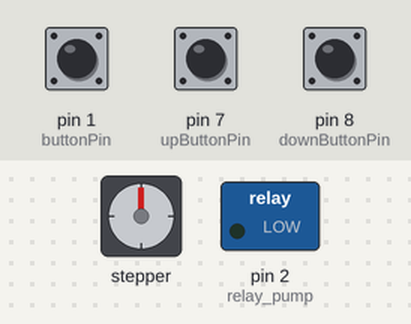
Bench run of a sketch on a simulated Arduino Uno, built with avr-gcc and run on an emulated ATmega328P. Parts: stepper motor, switched loads named in the sketch (green lamp = pin HIGH). Wiring (inferred from the names in the program): stepper motor driver (200 steps per turn assumed): step pin 4; direction pin 3. The inputs (shaded band) are chosen by the test bench; at power-on: pin 7 (upButtonPin) HIGH, pin 8 (downButtonPin) HIGH, pin 1 (buttonPin) HIGH. Pins used as bus, display or sensor lines are not drawn.

Above: at 1.2 s.
1.3 s: pin 7 (upButtonPin) pulled LOW for 1 s
At 2.9 s:
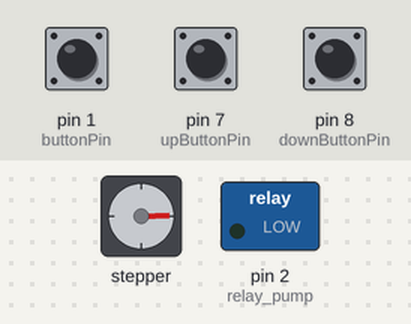
3.8 s: pin 8 (downButtonPin) pulled LOW for 3.2 s
At 7.6 s:
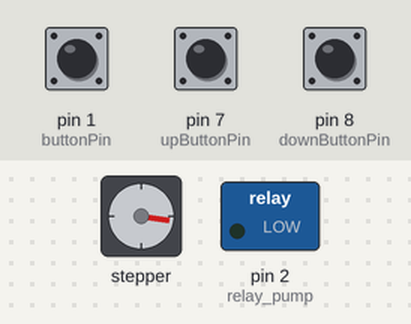
8.5 s: pin 1 (buttonPin) pulled LOW for 0.15 s
At 8.57 s:
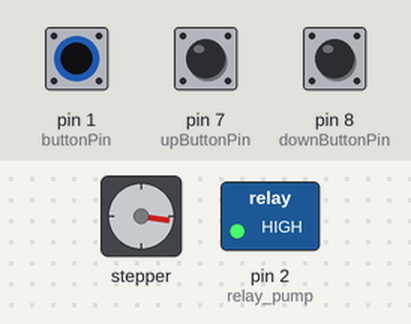
10.1 s: pin 7 (upButtonPin) pulled LOW for 0.15 s
At 10.7 s:
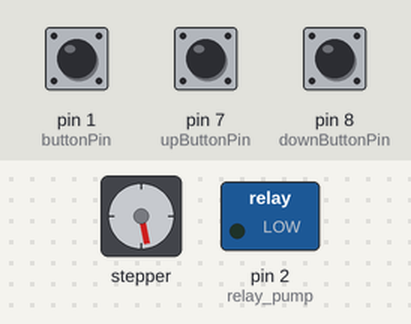
11.8 s: pin 1 (buttonPin) pulled LOW for 1 s
At 12.6 s:
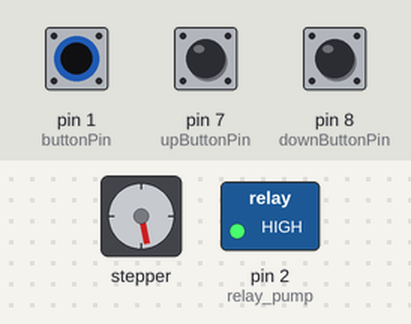
14.3 s: pin 8 (downButtonPin) pulled LOW for 1 s
At 14.8 s:
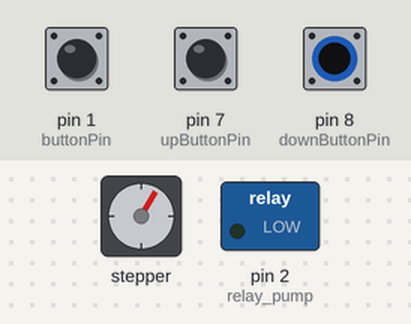
Timing chart, 0 to 17.3 s (numbered marks = the images above; inputs shaded):
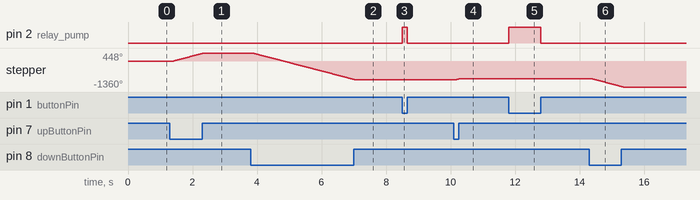

The sketch:

4-Karan_Malakai_Mikhail-Project2-Code_Testing-Code__FINAL-2_.ino
```cpp
// Define pin connections for the water pump
const int buttonPin = 1; // Button connected to pin 1
const int relay_pump = 2; // Relay connected to pin 2
int buttonState;

// Define pin connections for the stepper motor
const int dirPin = 3; // Direction pin
const int stepPin = 4; // Step pin
const int upButtonPin = 7; // Button to control lifting the motor
const int downButtonPin = 8; // Button to control lowering the motor

// Variables to track button states for the stepper motor
bool isMovingUp = false; // State of the motor moving up
bool isMovingDown = false; // State of the motor moving down
bool lastUpButtonState = HIGH; // Last state of the up button
bool lastDownButtonState = HIGH; // Last state of the down button
unsigned long lastDebounceTimeUp = 0; // Last debounce time for up button
unsigned long lastDebounceTimeDown = 0; // Last debounce time for down button
unsigned long debounceDelay = 50; // Debounce time in milliseconds

// Motor speed control
const int stepDelay = 2000; // Delay between steps in microseconds

void setup() {
    // Setup for water pump
    pinMode(buttonPin, INPUT);
    pinMode(relay_pump, OUTPUT);

    // Setup for stepper motor
    pinMode(stepPin, OUTPUT);
    pinMode(dirPin, OUTPUT);
    pinMode(upButtonPin, INPUT_PULLUP); // Set up button pin as input with pull-up resistor
    pinMode(downButtonPin, INPUT_PULLUP); // Set down button pin as input with pull-up resistor
}

void loop() {
    // Read the button state for the water pump
    buttonState = digitalRead(buttonPin);
    if (buttonState == LOW) { // We press the button
        digitalWrite(relay_pump, HIGH); // The water pump fills the bottle
    } else { // We release the button
        digitalWrite(relay_pump, LOW); // The water pump stops
    }

    // Read the current state of the stepper motor buttons
    int upButtonState = digitalRead(upButtonPin);
    int downButtonState = digitalRead(downButtonPin);

    // Handle the up button
    if (upButtonState != lastUpButtonState) {
        lastDebounceTimeUp = millis(); // Reset the debounce timer
    }
    if ((millis() - lastDebounceTimeUp) > debounceDelay) {
        if (upButtonState == LOW) { // Button pressed
            if (!isMovingUp) { // If not already moving up
                isMovingUp = true; // Start moving up
                isMovingDown = false; // Stop moving down
                digitalWrite(dirPin, HIGH); // Set direction to up
            }
        } else { // Button released
            isMovingUp = false; // Stop moving up
        }
    }

    // Handle the down button
    if (downButtonState != lastDownButtonState) {
        lastDebounceTimeDown = millis(); // Reset the debounce timer
    }
    if ((millis() - lastDebounceTimeDown) > debounceDelay) {
        if (downButtonState == LOW) { // Button pressed
            if (!isMovingDown) { // If not already moving down
                isMovingDown = true; // Start moving down
                isMovingUp = false; // Stop moving up
                digitalWrite(dirPin, LOW); // Set direction to down
            }
        } else { // Button released
            isMovingDown = false; // Stop moving down
        }
    }

    // Control the motor if moving
    if (isMovingUp || isMovingDown) {
        digitalWrite(stepPin, HIGH); // Step the motor
        delayMicroseconds(stepDelay); // Adjust speed as needed
        digitalWrite(stepPin, LOW); // Step the motor
        delayMicroseconds(stepDelay);
    }

    // Save the current button states for the next loop iteration
    lastUpButtonState = upButtonState;
    lastDownButtonState = downButtonState;
}
```

Measured:
- after the input at 1.3 s, stepper: turns 448° clockwise in 1.0 s, starting after 0.05 s
- after the input at 3.8 s, stepper: turns 1429° counter-clockwise in 3.2 s, starting after 0.05 s
- after the input at 8.5 s, pin 2 (relay_pump): LOW → HIGH at once, → LOW 0.15 s later
- after the input at 10.1 s, stepper: turns 69° clockwise in 0.15 s, starting after 0.05 s
- after the input at 11.8 s, pin 2 (relay_pump): LOW → HIGH at once, → LOW 1.0 s later
- after the input at 14.3 s, stepper: turns 448° counter-clockwise in 1.0 s, starting after 0.05 s
